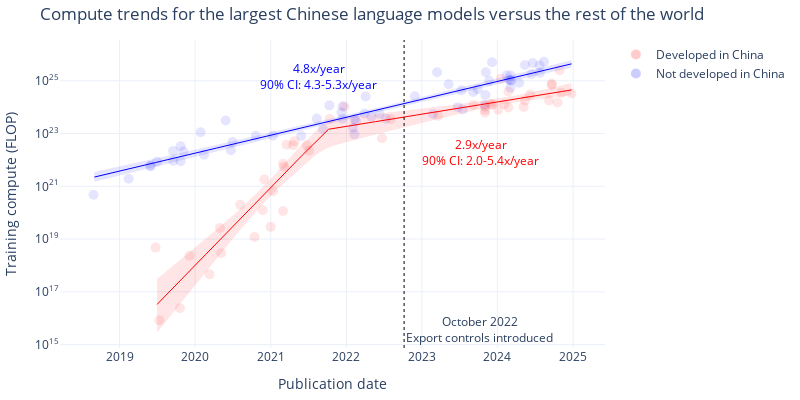

Notebook code for this chart:
### Code cell
# Graph of the different model fits using plotly

# Use the selected models
model_types = selected_model
# Or custom:
# model_types = {
#     'Non-China': 'Simple',
#     'China': 'One kink',
# }
# Parameters for each model selection
model_params = {
    'Simple': {
        'kink_count': 0,
        'allow_discontinuities': False,
    },
    'One kink': {
        'kink_count': 1,
        'allow_discontinuities': False,
    },
    'Discontinuity': {
        'kink_count': 1,
        'allow_discontinuities': True,
    }
}

def plot_model(df, model_types, model_params):
    fig = go.Figure()

    # Plot the original data points
    df_non_china = df[df['category'] == 'Non-China']
    df_china = df[df['category'] == 'China']

    fig.add_trace(go.Scatter(
        x=df_non_china['date'], y=df_non_china['log_flop'],
        mode='markers', name='Not developed in China', text=df_non_china['Model'],
        marker=dict(color=colors['Non-China'], opacity=0.1, size=10)
    ))
    fig.add_trace(go.Scatter(
        x=df_china['date'], y=df_china['log_flop'],
        mode='markers', name='Developed in China', text=df_china['Model'],
        marker=dict(color=colors['China'], opacity=0.1, size=10)
    ))

    # Show the export controls date
    # Convert 2022-10-07 to seconds since epoch
    export_controls_date = pd.Timestamp('2022-10-07').value / 1e6
    fig.add_vline(x=export_controls_date, line_color='black', line_width=1, line_dash='dot', 
        annotation_text='October 2022<br>Export controls introduced', annotation_position='bottom right')

    date_grid = pd.date_range(start=df['date'].min(), end=df['date'].max(), freq='D')

    trend_dfs = {}
    ci_dfs = {}
    fit_results = {}
    for category, model_type in model_types.items():
        params = model_params[model_type]
        fit_result = fit_n_phase_exponential(df[df['category'] == category], **params)
        fit_results[category] = fit_result

        # Get the month of the first point, then use that to index the date_grid
        start_month = df[df['category'] == category]['date'].min().month + 1
        start_index = np.where(date_grid.month == start_month)[0][0]
        log_flop = fit_result.predict(pd.Series(date_grid))
        # To plot the bootstrapped mean prediction instead:
        # log_flop = np.mean(regression_data[category]['bootstrap_predictions'][model_type], axis=0)

        trend_dfs[category] = pd.DataFrame({
            'date': date_grid[start_index:],
            'log_flop': log_flop[start_index:],
        })

        # Get the confidence intervals
        ci_data = calculate_confidence_intervals(regression_data[category]['bootstrap_predictions'], percentile=90)
        ci_dfs[category] = pd.DataFrame({
            'date': date_grid[start_index:],
            'lower': ci_data[model_type]['lower'][start_index:],
            'upper': ci_data[model_type]['upper'][start_index:],
        })

        # Plot the best fit line with confidence intervals
        fig.add_trace(go.Scatter(
            x=date_grid[start_index:], y=log_flop[start_index:],
            mode='lines', name=f'{category} best fit line',
            line=dict(color=colors[category], width=1),
            showlegend=False,
        ))
        fig.add_trace(go.Scatter(
            x=date_grid[start_index:],
            y=ci_data[model_type]['lower'][start_index:],
            mode='lines',
            line=dict(color=colors[category], width=0),
            showlegend=False,
        ))
        fig.add_trace(go.Scatter(
            x=date_grid[start_index:],
            y=ci_data[model_type]['upper'][start_index:],
            mode='lines',
            fill='tonexty',
            fillcolor='rgba(0,0,255,0.1)' if category == 'Non-China' else 'rgba(255,0,0,0.1)',
            line=dict(color=colors[category], width=0),
            name=f'{category} 90% CI',
            showlegend=False,
        ))

    # Add slope labels
    for category in ['Non-China', 'China']:
        category_df = df[df['category'] == category]
        points = [category_df['date'].min()] + fit_results[category].break_points_dt + [category_df['date'].max()]
        model_type = model_types[category]
        best_slope = 10**regression_data[category]['models'][model_type].oom_year_slopes[-1]
        slopes = bootstrap_summary_data[category]['bootstrap_slopes'][model_type]
        slope_label = f'{best_slope:.1f}x/year<br>90% CI: {slopes[0]:.1f}-{slopes[1]:.1f}x/year'
        for i in range(len(points) - 2, len(points) - 1):
            mid = points[i] + (points[i+1] - points[i]) / 2
            if category == 'China':
                mid += pd.Timedelta(days=150)
            y = fit_results[category].predict(pd.Series([mid]))[0]
            fig.add_annotation(
                x=mid, y=y + 1.8 * (1 if category == 'Non-China' else -1),
                text=slope_label,
                showarrow=False,
                font=dict(size=12, color=colors[category])
            )

    # Update layout
    title = f'Compute trends for the largest Chinese language models versus the rest of the world'
    fig.update_layout(
        template='plotly_white',
        width=800,
        height=400,
        title=title,
        xaxis_title='Publication date',
        yaxis_title='Training compute (FLOP)',
        legend_title='',
        margin=dict(l=10, r=10, t=40, b=10),
        yaxis=dict(
            tickmode='array',
            tickvals=list(range(int(df['log_flop'].min()), int(df['log_flop'].max())+2, 2)),
            ticktext=[f'10<sup>{i}</sup>' for i in range(int(df['log_flop'].min()), int(df['log_flop'].max())+2, 2)]
        )
    )

    if save:
        fname = f'compute_regression_china_model={model_types["China"]}_non_china_model={model_types["Non-China"]}_model_selection={model_selection}_frontier={frontier_selection}_top{top_n}_cutoff={cutoff_date}'
        save_plot(fig, results_dir, fname)
        
        slope_df = pd.DataFrame({
            'Category': ['Non-China', 'China'],
            'Best fit slope': [10**regression_data[category]['models'][model_types[category]].oom_year_slopes[-1] for category in ['Non-China', 'China']],
            '90% CI lower': [bootstrap_summary_data[category]['bootstrap_slopes'][model_types[category]][0] for category in ['Non-China', 'China']],
            '90% CI upper': [bootstrap_summary_data[category]['bootstrap_slopes'][model_types[category]][1] for category in ['Non-China', 'China']],
        })
        slope_df.to_csv(results_dir + f'plot_data/recent_slopes_{fname}.csv', index=False)

        df_non_china[['Model', 'Organization', 'date', 'log_flop']].to_csv(results_dir + f'plot_data/non_china_scatter_{fname}.csv', index=False)
        df_china[['Model', 'Organization', 'date', 'log_flop']].to_csv(results_dir + f'plot_data/china_scatter_{fname}.csv', index=False)
        trend_dfs['Non-China'][['date', 'log_flop']].to_csv(results_dir + f'plot_data/non_china_best_fit_line_{fname}.csv', index=False)
        trend_dfs['China'][['date', 'log_flop']].to_csv(results_dir + f'plot_data/china_best_fit_line_{fname}.csv', index=False)
        ci_dfs['Non-China'][['date', 'lower', 'upper']].to_csv(results_dir + f'plot_data/non_china_ci_{fname}.csv', index=False)
        ci_dfs['China'][['date', 'lower', 'upper']].to_csv(results_dir + f'plot_data/china_ci_{fname}.csv', index=False)

    fig.show()

    return fit_results

fit_results = plot_model(df_filtered, model_types, model_params)

### Figure 1 — Plotly figure (JSON) as saved in the notebook; plotly's stock layout.template omitted (floating-point values rounded to 4 significant figures; data arrays with more than 128 entries replaced by an {"elided": "..."} marker saying what was removed)
{"data": [{"marker": {"color": "blue", "opacity": 0.1, "size": 10}, "mode": "markers", "name": "Not developed in China", "text": ["Big Transformer for Back-Translation", "GPT-2 (1.5B)", "Grover-Mega", "XLNet", "RoBERTa Large", "Megatron-LM (8.3B)", "Megatron-BERT", "T5-11B", "T5-3B", "XLM-RoBERTa", "Meena", "Turing-NLG", "GPT-3 175B (davinci)", "GPT-3 13B", "GShard (dense)", "mT5-XXL", "Switch", "ByT5-XXL", "Jurassic-1-Jumbo", "HyperCLOVA 82B", "Megatron-Turing NLG 530B", "Gopher (280B)", "GLaM", "EXAONE 1.0", "AlphaCode", "GPT-NeoX-20B", "LaMDA", "ST-MoE", "Chinchilla", "PaLM (540B)", "OPT-175B", "BIG-G 137B", "BLOOM-176B", "GPT-3.5", "LLaMA-65B", "GPT-4", "PaLM 2", "Inflection-1", "Claude 2", "Llama 2-70B", "Falcon-180B", "Amazon Titan", "Mi:dm 200B", "Grok-1", "GPT-4 Turbo", "Inflection-2", "Gemini 1.0 Ultra", "Gemini 1.5 Pro", "Mistral Large", "Claude 3 Opus", "Aramco Metabrain AI", "Claude 3 Sonnet", "Inflection-2.5", "Reka Core", "GPT-4o", "Nemotron-4 340B", "Claude 3.5 Sonnet", "Llama 3.1-405B", "Mistral Large 2", "Grok-2"], "type": "scatter", "x": ["2018-08-28T00:00:00", "2019-02-14T00:00:00", "2019-05-29T00:00:00", "2019-06-01T00:00:00", "2019-07-01T00:00:00", "2019-09-17T00:00:00", "2019-09-17T00:00:00", "2019-10-23T00:00:00", "2019-10-23T00:00:00", "2019-11-05T00:00:00", "2020-01-28T00:00:00", "2020-02-13T00:00:00", "2020-05-28T00:00:00", "2020-06-22T00:00:00", "2020-06-30T00:00:00", "2020-10-20T00:00:00", "2021-01-11T00:00:00", "2021-05-28T00:00:00", "2021-08-11T00:00:00", "2021-09-10T00:00:00", "2021-10-11T00:00:00", "2021-12-08T00:00:00", "2021-12-13T00:00:00", "2021-12-14T00:00:00", "2022-02-02T00:00:00", "2022-02-09T00:00:00", "2022-02-10T00:00:00", "2022-02-17T00:00:00", "2022-03-29T00:00:00", "2022-04-04T00:00:00", "2022-05-02T00:00:00", "2022-06-09T00:00:00", "2022-07-11T00:00:00", "2022-11-28T00:00:00", "2023-02-24T00:00:00", "2023-03-15T00:00:00", "2023-05-10T00:00:00", "2023-06-23T00:00:00", "2023-07-11T00:00:00", "2023-07-18T00:00:00", "2023-09-06T00:00:00", "2023-09-28T00:00:00", "2023-10-31T00:00:00", "2023-11-04T00:00:00", "2023-11-06T00:00:00", "2023-11-22T00:00:00", "2023-12-06T00:00:00", "2024-02-15T00:00:00", "2024-02-26T00:00:00", "2024-03-04T00:00:00", "2024-03-04T00:00:00", "2024-03-04T00:00:00", "2024-03-07T00:00:00", "2024-04-15T00:00:00", "2024-05-13T00:00:00", "2024-06-14T00:00:00", "2024-06-20T00:00:00", "2024-07-23T00:00:00", "2024-07-24T00:00:00", "2024-08-13T00:00:00"], "y": [20.68, 21.28, 21.76, 21.79, 21.93, 21.96, 22.34, 22.52, 21.95, 22.32, 23.05, 22.2, 23.5, 22.36, 22.68, 22.91, 22.91, 22.91, 23.57, 23.17, 24.07, 23.8, 23.56, 24.03, 23.21, 22.97, 23.55, 23.46, 23.76, 24.4, 23.63, 23.75, 23.56, 24.41, 23.74, 25.32, 24.87, 24.0, 24.64, 23.91, 24.58, 24.68, 24.08, 24.46, 25.32, 25.0, 25.7, 25.2, 25.05, 25.2, 25.02, 24.74, 25.0, 24.92, 25.6, 25.26, 25.67, 25.58, 25.3, 25.72]}, {"marker": {"color": "red", "opacity": 0.1, "size": 10}, "mode": "markers", "name": "Developed in China", "text": ["Tensorized Transformer (257M)", "R-Transformer", "LSTM(large)+Sememe+cell", "MMLSTM", "TransformerXL + spectrum control", "Segatron XL large, M=384", "NAS+ESS (156M)", "ERNIE-GEN (large)", "Memformer (4 encoder + 16 decoder)", "KEPLER", "CPM-Large", "ERNIE-Doc (247M)", "Wu Dao - Wen Yuan", "Wu Dao - Wen Lan", "Wu Dao - Wen Hui", "M6-T", "GLM-10B", "PLUG", "PanGu-α", "CPM-2", "ERNIE 3.0", "Yuan 1.0", "ERNIE 3.0 Titan", "CodeGeeX", "GLM-130B", "PanGu-Σ", "Hunyuan", "BlueLM 175B", "BlueLM 130B", "Yi-34B", "Qwen-72B", "XVERSE-65B-2", "DeepSeek LLM 67B", "GLM-4 (0116)", "Qwen1.5-72B", "MegaScale (530B)", "MegaScale (Production)", "DeepSeek-V2 (MoE-236B)", "Yi-Large", "Qwen2-72B", "DeepSeek-V2.5", "Qwen2.5-72B", "Telechat2-115B", "Yi-Lightning", "Doubao-pro", "Hunyuan-Large", "DeepSeek-V3"], "type": "scatter", "x": ["2019-06-24T00:00:00", "2019-07-12T00:00:00", "2019-10-20T00:00:00", "2019-12-05T00:00:00", "2020-03-11T00:00:00", "2020-04-30T00:00:00", "2020-05-06T00:00:00", "2020-08-06T00:00:00", "2020-10-14T00:00:00", "2020-11-23T00:00:00", "2020-12-01T00:00:00", "2020-12-31T00:00:00", "2021-01-11T00:00:00", "2021-03-01T00:00:00", "2021-03-01T00:00:00", "2021-03-05T00:00:00", "2021-03-18T00:00:00", "2021-04-19T00:00:00", "2021-04-25T00:00:00", "2021-06-24T00:00:00", "2021-07-05T00:00:00", "2021-10-12T00:00:00", "2021-12-23T00:00:00", "2022-06-22T00:00:00", "2022-08-04T00:00:00", "2023-03-20T00:00:00", "2023-09-07T00:00:00", "2023-11-02T00:00:00", "2023-11-02T00:00:00", "2023-11-02T00:00:00", "2023-11-30T00:00:00", "2023-12-08T00:00:00", "2024-01-05T00:00:00", "2024-01-17T00:00:00", "2024-02-04T00:00:00", "2024-02-23T00:00:00", "2024-02-23T00:00:00", "2024-05-07T00:00:00", "2024-05-13T00:00:00", "2024-06-07T00:00:00", "2024-09-06T00:00:00", "2024-09-19T00:00:00", "2024-09-20T00:00:00", "2024-10-18T00:00:00", "2024-10-28T00:00:00", "2024-11-06T00:00:00", "2024-12-24T00:00:00"], "y": [18.68, 15.92, 16.38, 18.37, 17.66, 19.42, 18.46, 20.3, 19.08, 20.09, 21.26, 19.46, 20.81, 21.86, 20.06, 21.74, 22.58, 22.56, 22.71, 22.56, 22.35, 23.55, 24.02, 22.82, 23.55, 23.67, 24.08, 24.02, 23.89, 23.79, 24.11, 24.1, 23.91, 25.08, 24.11, 23.99, 24.59, 24.01, 24.26, 24.48, 24.25, 24.89, 24.84, 24.18, 25.4, 24.54, 24.52]}, {"line": {"color": "red", "width": 1}, "mode": "lines", "name": "China best fit line", "showlegend": false, "type": "scatter", "x": {"elided": "2004 str values"}, "y": {"elided": "2004 float values"}}, {"line": {"color": "red", "width": 0}, "mode": "lines", "showlegend": false, "type": "scatter", "x": {"elided": "2004 str values"}, "y": {"elided": "2004 float values"}}, {"fill": "tonexty", "fillcolor": "rgba(255,0,0,0.1)", "line": {"color": "red", "width": 0}, "mode": "lines", "name": "China 90% CI", "showlegend": false, "type": "scatter", "x": {"elided": "2004 str values"}, "y": {"elided": "2004 float values"}}, {"line": {"color": "blue", "width": 1}, "mode": "lines", "name": "Non-China best fit line", "showlegend": false, "type": "scatter", "x": {"elided": "2307 str values"}, "y": {"elided": "2307 float values"}}, {"line": {"color": "blue", "width": 0}, "mode": "lines", "showlegend": false, "type": "scatter", "x": {"elided": "2307 str values"}, "y": {"elided": "2307 float values"}}, {"fill": "tonexty", "fillcolor": "rgba(0,0,255,0.1)", "line": {"color": "blue", "width": 0}, "mode": "lines", "name": "Non-China 90% CI", "showlegend": false, "type": "scatter", "x": {"elided": "2307 str values"}, "y": {"elided": "2307 float values"}}], "layout": {"annotations": [{"showarrow": false, "text": "October 2022<br>Export controls introduced", "x": 1665100800000, "xanchor": "left", "xref": "x", "y": 0, "yanchor": "bottom", "yref": "y domain"}, {"font": {"color": "blue", "size": 12}, "showarrow": false, "text": "4.8x/year<br>90% CI: 4.3-5.3x/year", "x": "2021-08-20T12:00:00", "y": 25.17}, {"font": {"color": "red", "size": 12}, "showarrow": false, "text": "2.9x/year<br>90% CI: 2.0-5.4x/year", "x": "2023-10-11T00:00:00", "y": 22.29}], "height": 400, "legend": {"title": {"text": ""}}, "margin": {"b": 10, "l": 10, "r": 10, "t": 40}, "shapes": [{"line": {"color": "black", "dash": "dot", "width": 1}, "type": "line", "x0": 1665100800000, "x1": 1665100800000, "xref": "x", "y0": 0, "y1": 1, "yref": "y domain"}], "title": {"text": "Compute trends for the largest Chinese language models versus the rest of the world"}, "width": 800, "xaxis": {"title": {"text": "Publication date"}}, "yaxis": {"tickmode": "array", "ticktext": ["10<sup>15</sup>", "10<sup>17</sup>", "10<sup>19</sup>", "10<sup>21</sup>", "10<sup>23</sup>", "10<sup>25</sup>"], "tickvals": [15, 17, 19, 21, 23, 25], "title": {"text": "Training compute (FLOP)"}}}}
